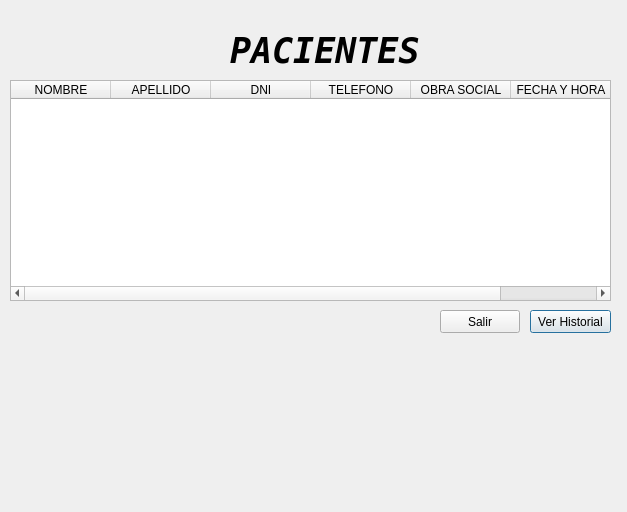
<?xml version="1.0" encoding="UTF-8"?>
<ui version="4.0">
 <class>historialDePacientes</class>
 <widget class="QDialog" name="historialDePacientes">
  <property name="geometry">
   <rect>
    <x>0</x>
    <y>0</y>
    <width>627</width>
    <height>512</height>
   </rect>
  </property>
  <property name="windowTitle">
   <string>Dialog</string>
  </property>
  <widget class="QPushButton" name="verHistorial_boton">
   <property name="geometry">
    <rect>
     <x>530</x>
     <y>310</y>
     <width>81</width>
     <height>23</height>
    </rect>
   </property>
   <property name="text">
    <string>Ver Historial</string>
   </property>
  </widget>
  <widget class="QTableWidget" name="tableWidget">
   <property name="geometry">
    <rect>
     <x>10</x>
     <y>80</y>
     <width>601</width>
     <height>221</height>
    </rect>
   </property>
   <column>
    <property name="text">
     <string>NOMBRE</string>
    </property>
    <property name="font">
     <font>
      <pointsize>9</pointsize>
     </font>
    </property>
   </column>
   <column>
    <property name="text">
     <string>APELLIDO</string>
    </property>
   </column>
   <column>
    <property name="text">
     <string>DNI</string>
    </property>
   </column>
   <column>
    <property name="text">
     <string>TELEFONO</string>
    </property>
   </column>
   <column>
    <property name="text">
     <string>OBRA SOCIAL</string>
    </property>
   </column>
   <column>
    <property name="text">
     <string>FECHA Y HORA</string>
    </property>
   </column>
  </widget>
  <widget class="QLabel" name="label">
   <property name="geometry">
    <rect>
     <x>230</x>
     <y>30</y>
     <width>190</width>
     <height>42</height>
    </rect>
   </property>
   <property name="font">
    <font>
     <family>DejaVu Sans Mono</family>
     <weight>75</weight>
     <italic>true</italic>
     <bold>true</bold>
    </font>
   </property>
   <property name="text">
    <string>&lt;html&gt;&lt;head/&gt;&lt;body&gt;&lt;p&gt;&lt;span style=&quot; font-size:26pt;&quot;&gt;PACIENTES&lt;/span&gt;&lt;/p&gt;&lt;/body&gt;&lt;/html&gt;</string>
   </property>
  </widget>
  <widget class="QPushButton" name="salir_boton_">
   <property name="geometry">
    <rect>
     <x>440</x>
     <y>310</y>
     <width>80</width>
     <height>23</height>
    </rect>
   </property>
   <property name="text">
    <string>Salir</string>
   </property>
  </widget>
 </widget>
 <resources/>
 <connections>
  <connection>
   <sender>salir_boton_</sender>
   <signal>clicked()</signal>
   <receiver>historialDePacientes</receiver>
   <slot>salir()</slot>
   <hints>
    <hint type="sourcelabel">
     <x>465</x>
     <y>318</y>
    </hint>
    <hint type="destinationlabel">
     <x>429</x>
     <y>359</y>
    </hint>
   </hints>
  </connection>
  <connection>
   <sender>verHistorial_boton</sender>
   <signal>clicked()</signal>
   <receiver>historialDePacientes</receiver>
   <slot>verHistorial()</slot>
   <hints>
    <hint type="sourcelabel">
     <x>562</x>
     <y>330</y>
    </hint>
    <hint type="destinationlabel">
     <x>522</x>
     <y>367</y>
    </hint>
   </hints>
  </connection>
 </connections>
 <slots>
  <slot>salir()</slot>
  <slot>verHistorial()</slot>
 </slots>
</ui>
